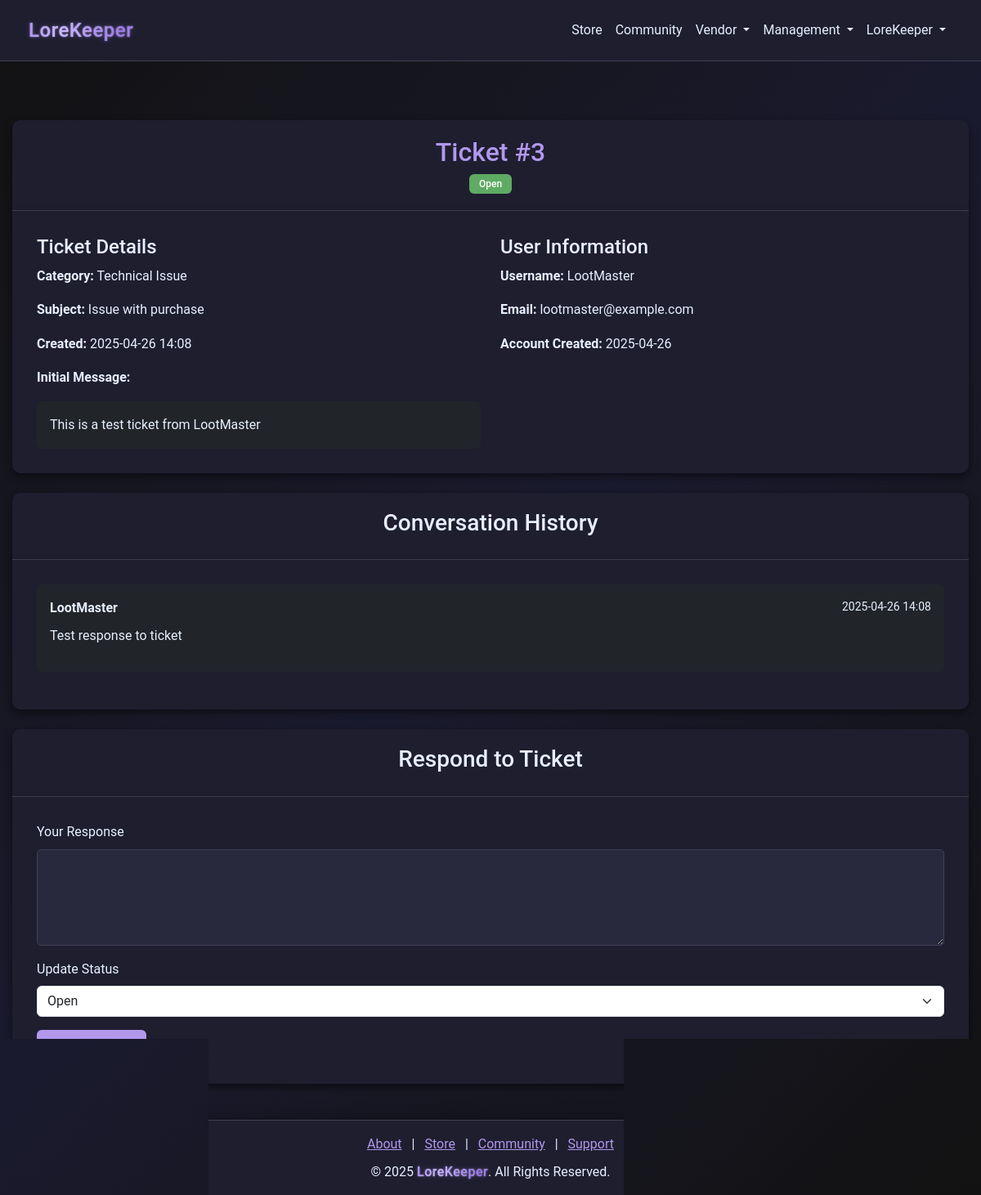
/moderator/view_ticket/3 (signed in), run on the app's committed database.
### models.py (models this page shows)
class SupportTicket(db.Model):
    __tablename__ = "support_tickets"
    id = db.Column(db.Integer, primary_key=True)
    user_id = db.Column(db.Integer, db.ForeignKey("users.id"), nullable=False)
    category = db.Column(db.String(100), nullable=False)
    subject = db.Column(db.String(100), nullable=False)
    message = db.Column(db.Text, nullable=False)
    status = db.Column(db.String(20), default="Open", index=True)
    created_at = db.Column(db.DateTime, default=datetime.utcnow)
    responses = db.relationship(
        "SupportTicketResponse",
        back_populates="ticket",
        lazy="dynamic",
        cascade="all, delete-orphan",
    )
    user = db.relationship("User", back_populates="tickets")

class User(db.Model):
    __tablename__ = "users"
    id = db.Column(db.Integer, primary_key=True)
    username = db.Column(db.String(64), nullable=False, index=True)
    email = db.Column(db.String(128), unique=True, nullable=False, index=True)
    password = db.Column(db.String(128), nullable=False)
    bio = db.Column(db.String(256), default="")
    privilege_id = db.Column(db.Integer, db.ForeignKey("privileges.id"), default=1)
    created_at = db.Column(db.DateTime, default=datetime.utcnow)
    status = db.Column(db.String(64), default="Active", index=True)
    balance = db.Column(db.Integer, default=0)
    pending_balance = db.Column(db.Integer, default=0)
    purchases = db.relationship(
        "Purchase", back_populates="user", lazy=True, cascade="all, delete-orphan"
    )
    subscription = db.relationship(
        "Subscription", back_populates="user", lazy=True, cascade="all, delete-orphan"
    )
    received_transactions = db.relationship(
        "Receipt", foreign_keys="Receipt.receiver_id", back_populates="receiver"
    )
    tickets = db.relationship("SupportTicket", back_populates="user")
    responses = db.relationship("SupportTicketResponse", back_populates="responder")
    balance_logs = db.relationship("TransactionLog", back_populates="user")
    game_states = db.relationship("GameState", back_populates="user")
    grindstone_items = db.relationship("GrindStoneItem", back_populates="user")
    community_posts = db.relationship("CommunityPost", back_populates="creator")
    community_replies = db.relationship("CommunityReply", back_populates="creator")

class SupportTicketResponse(db.Model):
    __tablename__ = "support_ticket_responses"
    id = db.Column(db.Integer, primary_key=True)
    ticket_id = db.Column(
        db.Integer, db.ForeignKey("support_tickets.id"), nullable=False
    )
    responder_id = db.Column(db.Integer, db.ForeignKey("users.id"), nullable=False)
    response = db.Column(db.Text, nullable=False)
    created_at = db.Column(db.DateTime, default=datetime.utcnow)
    is_user = db.Column(db.Boolean, default=False)
    ticket = db.relationship("SupportTicket", back_populates="responses")
    responder = db.relationship("User", back_populates="responses")

### app.py (the view)
@app.route("/moderator/view_ticket/<int:ticket_id>", methods=["GET"])
@moderator_required
def view_ticket(ticket_id):
    if session.get("privilege_id") < 998:
        flash("Access denied! Moderators only.", "danger")
        return redirect(url_for("home"))
    ticket = SupportTicket.query.get_or_404(ticket_id)
    user = User.query.get(ticket.user_id)
    purchases = Purchase.query.filter_by(user_id=ticket.user_id).all()
    responses = ticket.responses.all()  # This uses the relationship we defined
    return render_template(
        "moderator_view_ticket.html",
        ticket=ticket,
        user=user,
        purchases=purchases,
        responses=responses,  # Pass responses separately
        get_username_from_id=get_username_from_id,
        TICKET_STATUS=TICKET_STATUS,
    )

### app.py (called while the page is built)
@app.after_request
def add_header(response):
    response.headers["Cache-Control"] = "no-store"
    return response

@app.route("/get_username_from_id/<int:user_id>")
def get_username_from_id(user_id):
    user = User.query.filter_by(id=user_id).first()
    return user.username

@app.before_request
def before_request():
    try:
        if session.get("user_id"):
            session.permanent = True
        else:
            getCookie()
    except Exception:
        session.clear()

### wrappers.py (called while the page is built)
def moderator_required(f):
    @wraps(f)
    def decorated_function(*args, **kwargs):
        if not session.get("user_id"):
            flash("You must be logged in to access this page", "warning")
            return redirect(url_for("login"))
        if session.get("privilege_id") <= 998:
            flash("Moderator access required for this page", "warning")
            return redirect(url_for("home"))
        return f(*args, **kwargs)
    return decorated_function

### templates/moderator_view_ticket.html
{% extends "nav_footer_template.html" %}
{% block content %}
<div class="container mt-5">
    <div class="card mb-4">
        <div class="card-header">
            <h2>Ticket #{{ ticket.id }}</h2>
            <span class="badge {% if ticket.status == 'Open' %}bg-success{% else %}bg-secondary{% endif %}">
                {{ ticket.status }}
            </span>
        </div>
        <div class="card-body">
            <div class="row">
                <div class="col-md-6">
                    <h4>Ticket Details</h4>
                    <p><strong>Category:</strong> {{ ticket.category }}</p>
                    <p><strong>Subject:</strong> {{ ticket.subject }}</p>
                    <p><strong>Created:</strong> {{ ticket.created_at.strftime('%Y-%m-%d %H:%M') }}</p>
                    <p><strong>Initial Message:</strong></p>
                    <div class="p-3 bg-dark rounded">
                        {{ ticket.message }}
                    </div>
                </div>
                <div class="col-md-6">
                    <h4>User Information</h4>
                    <p><strong>Username:</strong> {{ get_username_from_id(ticket.user_id) }}</p>
                    <p><strong>Email:</strong> {{ user.email }}</p>
                    <p><strong>Account Created:</strong> {{ user.created_at.strftime('%Y-%m-%d') }}</p>
                </div>
            </div>
        </div>
    </div>
    {% if responses %}
    <div class="card mb-4">
        <div class="card-header">
            <h3>Conversation History</h3>
        </div>
        <div class="card-body">
            {% for response in responses %}
            <div class="mb-3 p-3 {% if response.is_user %}bg-dark{% else %}bg-secondary{% endif %} rounded">
                <div class="d-flex justify-content-between">
                    <strong>{{ get_username_from_id(response.responder_id) }}</strong>
                    <small>{{ response.created_at.strftime('%Y-%m-%d %H:%M') }}</small>
                </div>
                <p class="mt-2">{{ response.response }}</p>
            </div>
            {% endfor %}
        </div>
    </div>
    {% endif %}
    {% if ticket.status != 'Closed' %}
    <div class="card mb-4">
        <div class="card-header">
            <h3>Respond to Ticket</h3>
        </div>
        <div class="card-body">
            <form method="POST" action="{{ url_for('moderator_respond', ticket_id=ticket.id) }}">
                <div class="mb-3">
                    <label for="response" class="form-label">Your Response</label>
                    <textarea class="form-control" id="response" name="response" rows="4" required></textarea>
                </div>
                <div class="mb-3">
                    <label for="status" class="form-label">Update Status</label>
                    <select class="form-select" id="status" name="status">
                        {% for status in TICKET_STATUS %}
                        <option value="{{ status }}" {% if ticket.status == status %}selected{% endif %}>
                            {{ status }}
                        </option>
                        {% endfor %}
                    </select>
                </div>
                <button type="submit" class="btn btn-primary">Send Response</button>
            </form>
        </div>
    </div>
    {% endif %}
</div>
{% endblock %}

### static/css/style.css (style rules this page uses)
:root { --background-color: #121212; --text-color: #E8EFFF; --text-muted: #a1a1b1; --accent-color: #b198ed; --card-background: #1e1e2f; --input-background: #29293d; --input-border: #404056; --btn-hover: #9b84d6; --store-btn-color: #ff7043; --store-btn-hover: #ff5722; --card-shadow: rgba(0, 0, 0, 0.5); --section-padding: 60px; --element-spacing: 20px; --accent-rgb: 177, 152, 237; --store-bg: #0d0d15; --store-card-bg: #1a1a2a; --store-accent: #b198ed; --store-text: #e8efff; --store-muted: #a1a1b1; --store-border: #2a2a40; --store-hover: #9b84d6; --basic-color: #5f9dff; --premium-color: #66bb6a; --ultimate-color: #ef5350; --primary-accent: #8a5cf7; --primary-light: #b198ed; --primary-dark: #6c40e0; --secondary-accent: #ff7043; --secondary-light: #ff9e80; --secondary-dark: #e64a19; --text-light: #e8efff; --card-bg: rgba(30, 30, 47, 0.95); --card-bg-hover: rgba(43, 43, 70, 0.95); --dark-bg: #121219; --border-color: rgba(255, 255, 255, 0.1); --success: #66bb6a; --danger: #ef5350; --warning: #ffa726; --info: #29b6f6; }
body { margin: 0; padding: 0; font-family: 'Roboto', sans-serif; background: linear-gradient(135deg, #121212, #1a1a2e, #121212); background-size: cover; background-repeat: no-repeat; background-attachment: fixed; color: var(--text-color); line-height: 1.6; display: flex; flex-direction: column; min-height: 100vh; overflow-x: hidden; -webkit-font-smoothing: antialiased; -moz-osx-font-smoothing: grayscale; text-rendering: optimizeLegibility; position: relative; }
.card, .card-header, .card-body { background-color: var(--card-background); color: var(--text-color); border: none; border-radius: 10px; box-shadow: 0 4px 10px var(--card-shadow); }
.form-label { color: var(--text-muted); }
.form-control { background-color: var(--input-background); border: 1px solid var(--input-border); color: var(--text-color); }
html, body { height: 100%; }
.mb-4 { margin-bottom: 1.5rem; }
.container { width: 100%; max-width: 1200px; margin: 0 auto; padding: 0 15px; box-sizing: border-box; }
.card { background-color: var(--card-background); color: var(--text-color); border: none; border-radius: 10px; box-shadow: 0 4px 10px var(--card-shadow); transition: all 0.3s ease; overflow: hidden; }
.card-header { background-color: var(--card-background); border-bottom: 1px solid var(--input-border); text-align: center; padding: 20px; }
.card-header h2 { font-size: 2rem; color: var(--accent-color); margin-bottom: 10px; }
.card-body { padding: 30px; background-color: var(--card-background); border-radius: 0 0 10px 10px; }
.form-label { color: var(--text-color) !important; font-size: 1rem; }
.form-control { background-color: var(--input-background); border: 1px solid var(--input-border); color: var(--text-color); padding: 10px; border-radius: 5px; }
.card { background-color: var(--card-background); color: var(--text-color); border: none; border-radius: 10px; box-shadow: 0 4px 10px var(--card-shadow); }
.card-header h2 { font-size: 2rem; color: var(--accent-color); margin-bottom: 5px; }
.card-body { padding: 30px; }
.form-label { color: var(--text-color); font-size: 1rem; }
.btn-primary { background-color: var(--accent-color); border: none; transition: background-color 0.3s ease, transform 0.2s ease; }
.badge { padding: 0.5em 1em; font-weight: 500; border-radius: 6px; }
.badge.bg-success { background-color: var(--success) !important; }
a, button, .btn, .nav-link, .form-control { transition: all 0.25s ease-in-out; }
.badge.bg-success { background-color: rgba(102, 187, 106, 0.9) !important; }

### data on the page
SupportTicket: id "3", status "Open", category "Technical Issue", subject "Issue with purchase", created_at "2025-04-26 14:08", message "This is a test ticket from LootMaster"
User: username "LootMaster", email "lootmaster@example.com", created_at "2025-04-26"
SupportTicketResponse: created_at "2025-04-26 14:08", response "Test response to ticket"

### other printed values
{{ session['username'] }} "LoreKeeper"
